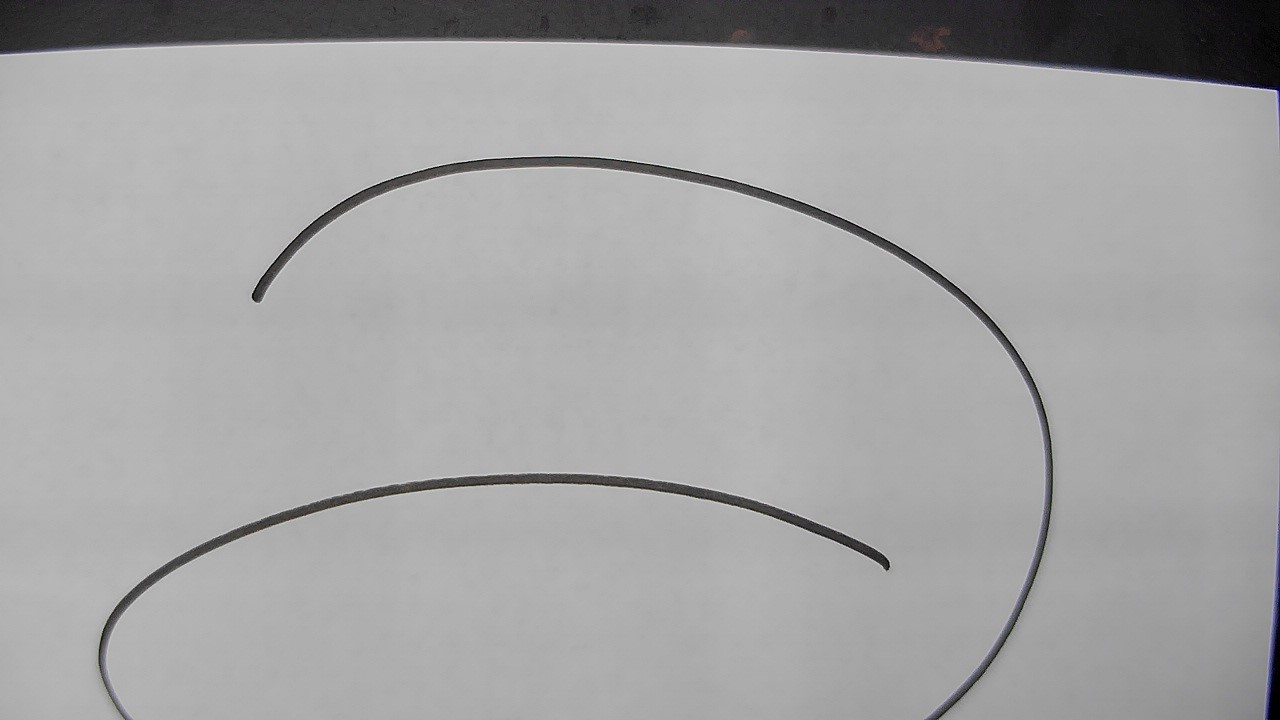
#> input picture images/test_photo1.jpg, 1280 x 720 px
$ python find_kuka_points.py
#> lines starting #> are read from the running program, lines starting #| are printed output that depends on the picture; after the words box and inside, x2 and y2 are one past the last pixel; in counts of white or black regions, pixels touching at a corner belong together
### src/find_edges.py
import cv2 as cv
import numpy as np


def canny_edge_detection(img, ksize=(3, 3), threshold1=30, threshold2=60):
    gray_wo_blur = cv.cvtColor(img, cv.COLOR_BGR2GRAY)
    gauss_blur = cv.GaussianBlur(gray_wo_blur, ksize, sigmaX=1, sigmaY=1)
    canny = cv.Canny(gauss_blur, threshold1, threshold2, apertureSize=3, L2gradient=True)
    return canny


# [7 lines left out: function laplacian_edge_detection, not called in this run]


def main():
    pass


# [2 lines that do not run on import are left out]

### src/find_kuka_points.py
import cv2 as cv
import numpy as np
import os
import math
from find_edges import canny_edge_detection
from find_contours import find_coord


def save_image(file_name, image, dir_name):
    os.chdir(dir_name)
    cv.imwrite(file_name, image)


def undistort_image(img):
    DIM = (1280, 720)
    K = np.array(
        [[1400.5312752987763, 0.0, 628.4219705806136], [0.0, 1408.6956871650618, 414.91973942826155], [0.0, 0.0, 1.0]])
    D = np.array([[-0.147852348788544], [0.7021442092673658], [-3.4442108779354763], [0.608256797813276]])
    h, w = img.shape[:2]
    map1, map2 = cv.fisheye.initUndistortRectifyMap(K, D, np.eye(3), K, DIM, cv.CV_16SC2)
    undistorted_img = cv.remap(img, map1, map2, interpolation=cv.INTER_LINEAR, borderMode=cv.BORDER_CONSTANT)
    return undistorted_img


def grab_frame_from_camera(video_capture):
    i = 0
    if video_capture.isOpened():
        while i < 10:
            ret, img = video_capture.read()
            if ret:
                return img
            else:
                i += 1
                continue
        else:
            return "cannot get a frame"
    else:
        return "cannot open camera"


def rescale_frame(img, scale=0.5):
    # Work for images, video and live video
    width = int(img.shape[1] * scale)
    height = int(img.shape[0] * scale)

    dimensions = (width, height)

    return cv.resize(img, dimensions, interpolation=cv.INTER_AREA)


def kuka_coord(points):
    kuka_points = []
    for point in points:
        x = 232.72 + (810 - int(point[1])) * 0.543
        y = 199.49 + (560 - int(point[0])) * 0.543
        kuka_points.append([round(x, 2), round(y, 2)])
    return kuka_points


def main():
    # [4 lines of commented-out code are left out]
    img = cv.imread('../images/test_photo1.jpg')
#> img is the input picture: shape (720, 1280, 3); mean B, G, R 163.6, 163.3, 163.4
    undis = undistort_image(img)
#> in undistort_image, `undistorted_img = cv.remap(img, map1, map2, interpolation=cv.INTER_LIN..`:
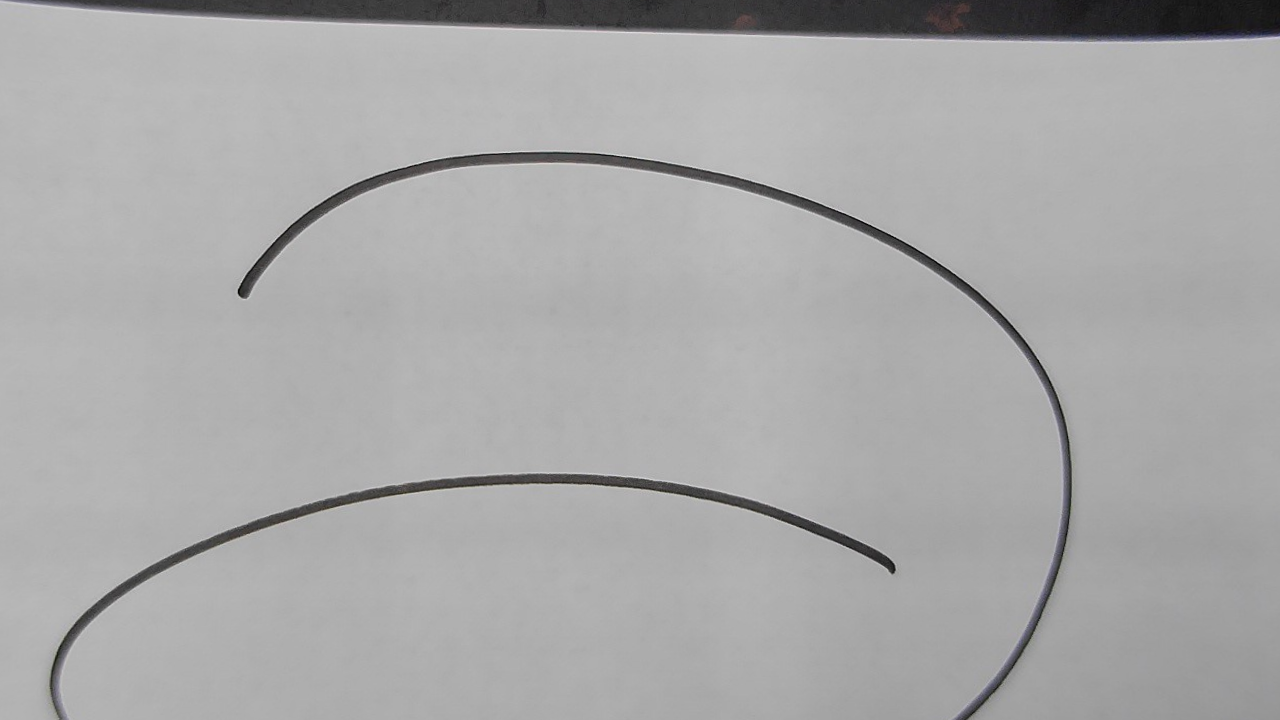
#> undistorted_img: shape (720, 1280, 3); mean B, G, R 168.7, 168.6, 168.7

    if undis.shape[1] % 2 != 0:  # find x coord of the center of the image
        center_pixel_x = [(undis.shape[1] // 2) + 1]
    else:
        center_pixel_x = [undis.shape[1] // 2, (undis.shape[1] // 2) + 1]
#> center_pixel_x = [640, 641]

    if undis.shape[0] % 2 != 0:  # find x coord of the center of the image
        center_pixel_y = [(undis.shape[0] // 2) + 1]
    else:
        center_pixel_y = [undis.shape[0] // 2, (undis.shape[0] // 2) + 1]
#> center_pixel_y = [360, 361]
    if len(center_pixel_x) > 1 and len(center_pixel_y) > 1:  # Четная длина и ширина
        cv.circle(undis, (center_pixel_x[0], center_pixel_y[0]), 1, (0, 0, 255), thickness=1)
#> undis: shape (720, 1280, 3); under 0.01% of pixels changed, all inside (x1, y1, x2, y2) = (639, 359, 642, 362)
        cv.circle(undis, (center_pixel_x[1], center_pixel_y[0]), 1, (0, 0, 255), thickness=1)
#> undis: shape (720, 1280, 3); mean B, G, R 168.7, 168.6, 168.7
        cv.circle(undis, (center_pixel_x[0], center_pixel_y[1]), 1, (0, 0, 255), thickness=1)
#> undis: shape (720, 1280, 3); mean B, G, R 168.7, 168.6, 168.7
        cv.circle(undis, (center_pixel_x[1], center_pixel_y[1]), 1, (0, 0, 255), thickness=1)
#> undis: shape (720, 1280, 3); mean B, G, R 168.7, 168.6, 168.7
    # [5 lines of commented-out code are left out]

    canny = canny_edge_detection(undis, ksize=(5, 5), threshold1=30, threshold2=60)
#> in canny_edge_detection, `canny = cv.Canny(gauss_blur, threshold1, threshold2, apertureSize=3, L..`:
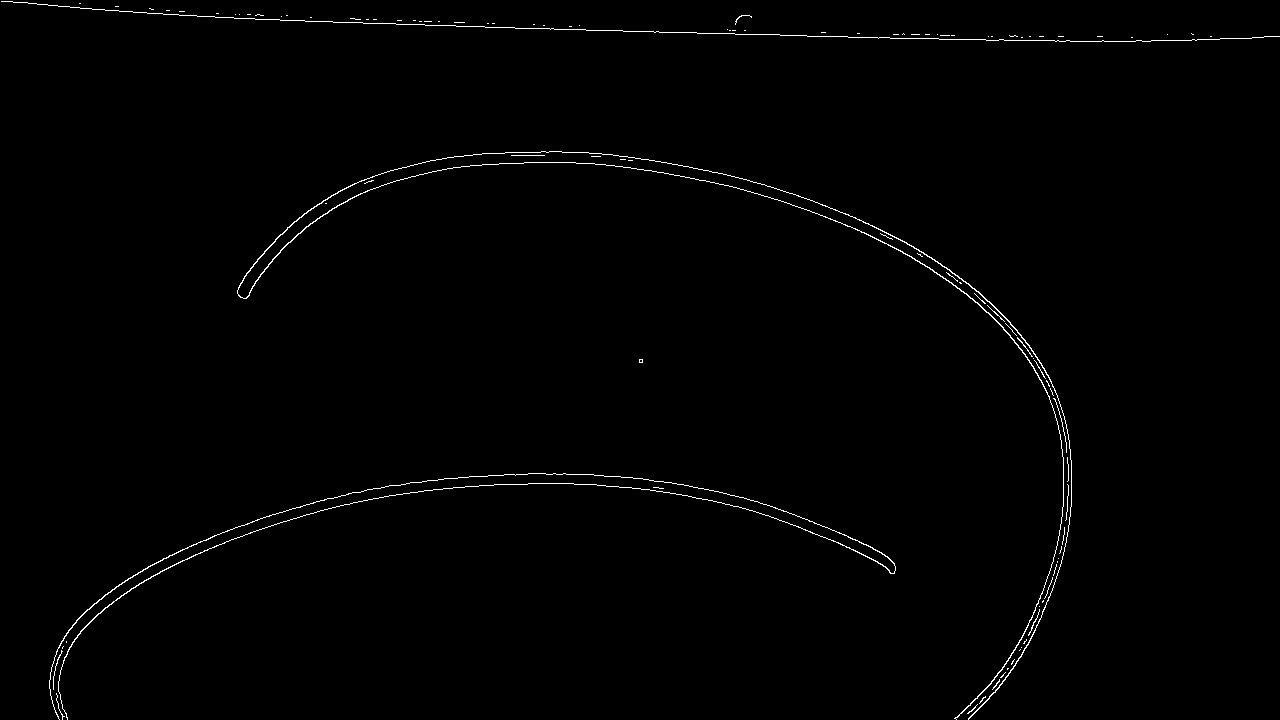
#> canny: shape (720, 1280); 0.79% white in thin lines or dots
    contours, hierarchy = cv.findContours(canny, cv.RETR_EXTERNAL, cv.CHAIN_APPROX_NONE)
#> contours = 102 contours, 100 with area under 20; largest, box (x1, y1, x2, y2) and area: (237, 151, 1072, 720) 643, (49, 473, 896, 720) 280
    print(len(contours))
#| 102
    most_bigger_contour = 0
    for i in range(0, len(contours)):
        if len(contours[i]) > most_bigger_contour:
            most_bigger_contour = i
        else:
            continue
#> this loop made 102 passes
#> after the loop, most_bigger_contour = 101
    print(len(contours[46]))
#| 4724
    points = []
    for point in contours[most_bigger_contour]:
        points.append([point[0][0], point[0][1]])
#> this loop made 2556 passes
#> point on passes 1 to 3: [[1, 1]], [[2, 1]], [[3, 1]]
#> after the loop, points = 2556 pairs, first value 1 to 1279, second value 1 to 41

    points_copy = points.copy()
#> points_copy has the same summary as points
    first_edge_center_pixel_coords = []
    second_edge_center_pixel_coords = []

    for i in range(0, len(points)):  # Начинаем цикл
        r0 = 15
        J = -1
        for j in range(i + 1, len(points)):  # Бежим по остальным точкам и ищем соседа
            r = math.sqrt((points[j][0] - points[i][0]) ** 2 + (points[j][1] - points[i][1]) ** 2)  # считаем разницу
            if (r < 10) and (abs(i - j) >= 15) and (abs(i - j) <= len(points) - 15) and r < r0:
                J = j
                r0 = r

                xc = int((points[j][0] + points[i][0]) / 2)
                yc = int((points[j][1] + points[i][1]) / 2)
                first_edge_center_pixel_coords.append([xc, yc])

                cv.circle(undis, (xc, yc), 1, (255, 0, 255), thickness=1)
        print(f'i = {i}, j = {J}, r = {r0}')  # строчка для отладки
        if J < 0:
            print('edge')
            break
        else:
            continue
#> this loop made 1 pass
#| i = 0, j = -1, r = 15
#| edge
#> after the loop, first_edge_center_pixel_coords = []

    for i in range(len(points) - 1, 0, -1):  # Начинаем цикл
        r0 = 15
        J = -1
        for j in range(i, 0, -1):  # Бежим по остальным точкам и ищем соседа
            r = math.sqrt((points[j][0] - points[i][0]) ** 2 + (points[j][1] - points[i][1]) ** 2)  # считаем разницу
            if (r < 11) and (abs(i - j) >= 15) and (abs(i - j) <= len(points) - 15) and r < r0:
                J = j
                r0 = r

                xc = int((points[j][0] + points[i][0]) / 2)
                yc = int((points[j][1] + points[i][1]) / 2)
                second_edge_center_pixel_coords.append([xc, yc])

                cv.circle(undis, (xc, yc), 1, (0, 255, 255), thickness=1)
        print(f'i = {i}, j = {J}, r = {r0}')  # строчка для отладки
        if J < 0:
            print('edge')
            break
        else:
            continue
#> this loop made 1 pass
#> i on pass 1: 2555
#| i = 2555, j = -1, r = 15
#| edge
#> after the loop, second_edge_center_pixel_coords = []

    center_pixel_coords = first_edge_center_pixel_coords[::-1] + second_edge_center_pixel_coords
#> center_pixel_coords = []

    # print(len(center_pixel_coords))
    # return kuka_coord(center_pixel_coords)
    cv.imshow('Image', undis)
    cv.waitKey(0)


if __name__ == '__main__':
    main()

$ run again, with images/25sm.jpg copied over images/test_photo1.jpg
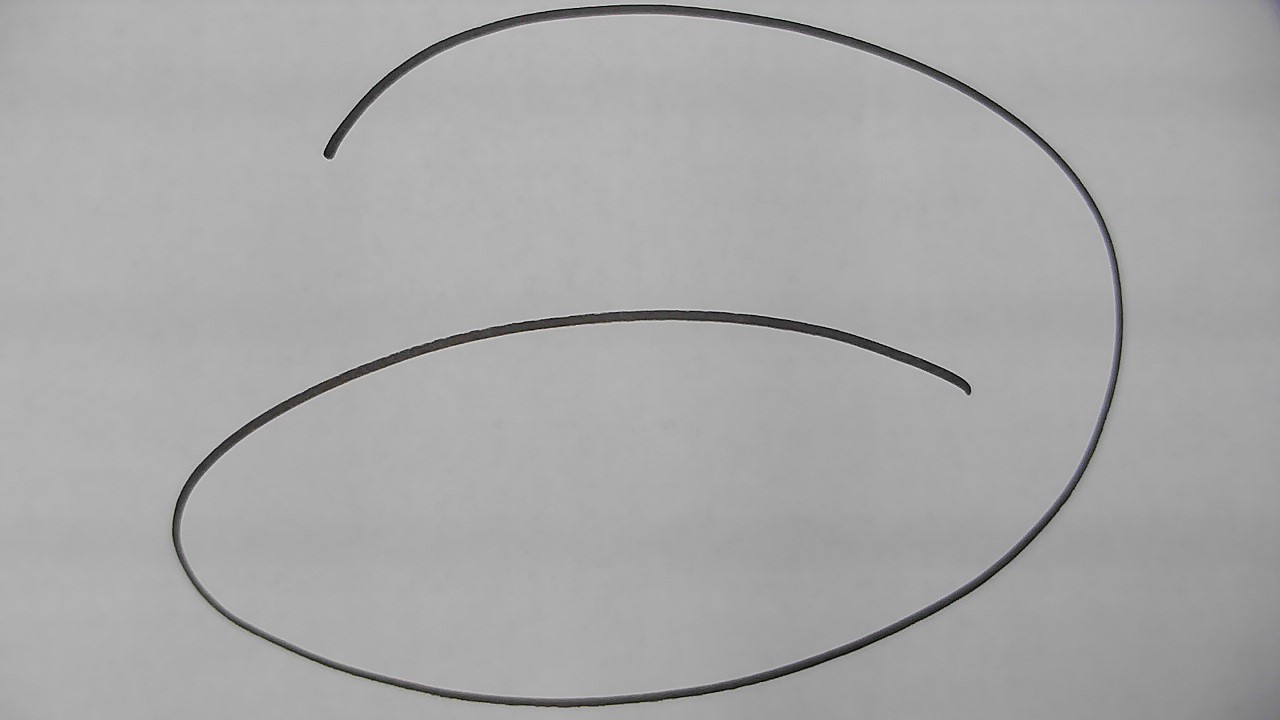
#> input picture images/25sm.jpg, 1280 x 720 px
#> in main, img is the input picture: shape (720, 1280, 3); mean B, G, R 167.5, 167.5, 167.5
#> in canny_edge_detection, `canny = cv.Canny(gauss_blur, threshold1, threshold2, apertureSize=3, L..`:
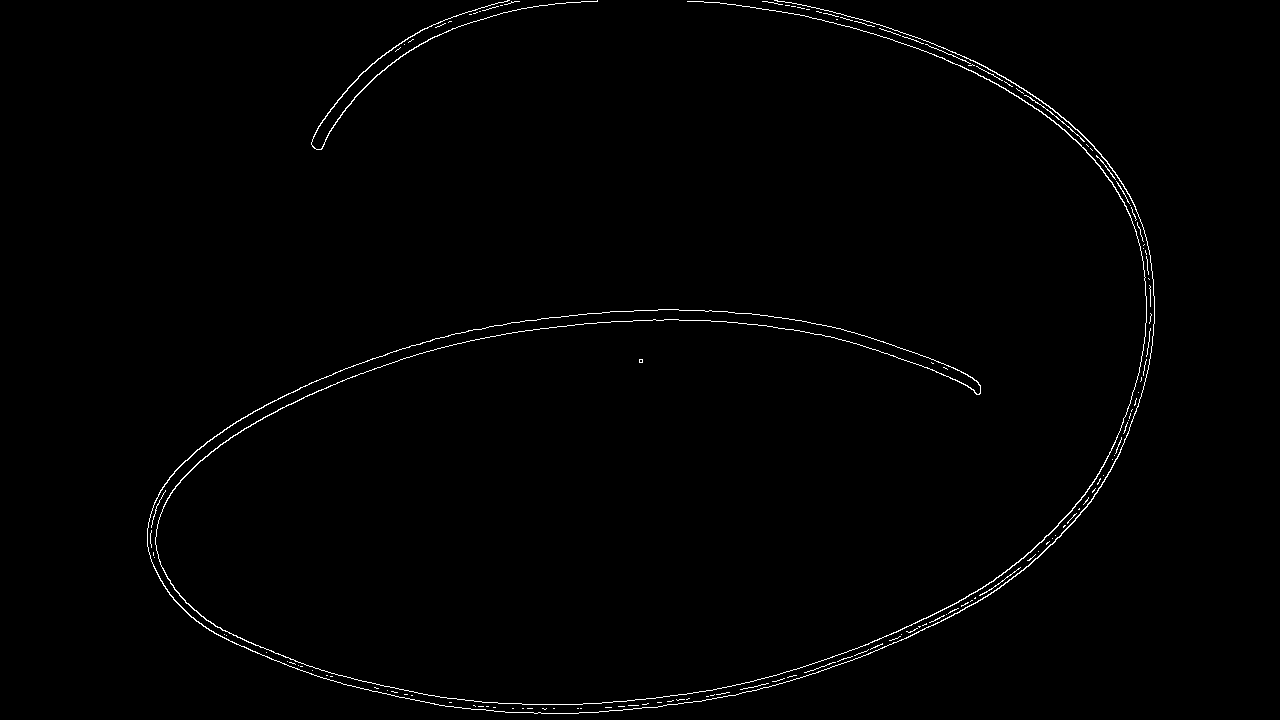
#> canny: shape (720, 1280); 0.89% white in thin lines or dots, all inside (x1, y1, x2, y2) = (147, 0, 1155, 714)
#> contours = 133 contours, 130 with area under 20; largest, box (x1, y1, x2, y2) and area: (147, 0, 1155, 714) 1048, (311, 0, 598, 150) 202, (1024, 95, 1085, 142) 22
#| 133
#> the loop in main, `for i in range(0, len(contours)):` made 133 passes
#> after the loop in main, `for i in range(0, len(contours)):`: most_bigger_contour = 132
#| 1
#> the loop in main, `for point in contours[most_bigger_contour]:` made 1047 passes
#> point on passes 1 to 3: [[507, 0]], [[506, 1]], [[505, 1]]
#> after the loop in main, `for point in contours[most_bigger_contour]:`: points = 1047 pairs, first value 311 to 597, second value 0 to 149
#> points_copy has the same summary as points
#> the loop in main, `for i in range(0, len(points)):` made 1 pass
#> (printed output is left out)
#> after the loop in main, `for i in range(0, len(points)):`: first_edge_center_pixel_coords = []
#> the loop in main, `for i in range(len(points) - 1, 0, -1):` made 523 passes
#> i on passes 1 to 3: 1046, 1045, 1044
#> (printed output is left out)
#> after the loop in main, `for i in range(len(points) - 1, 0, -1):`:
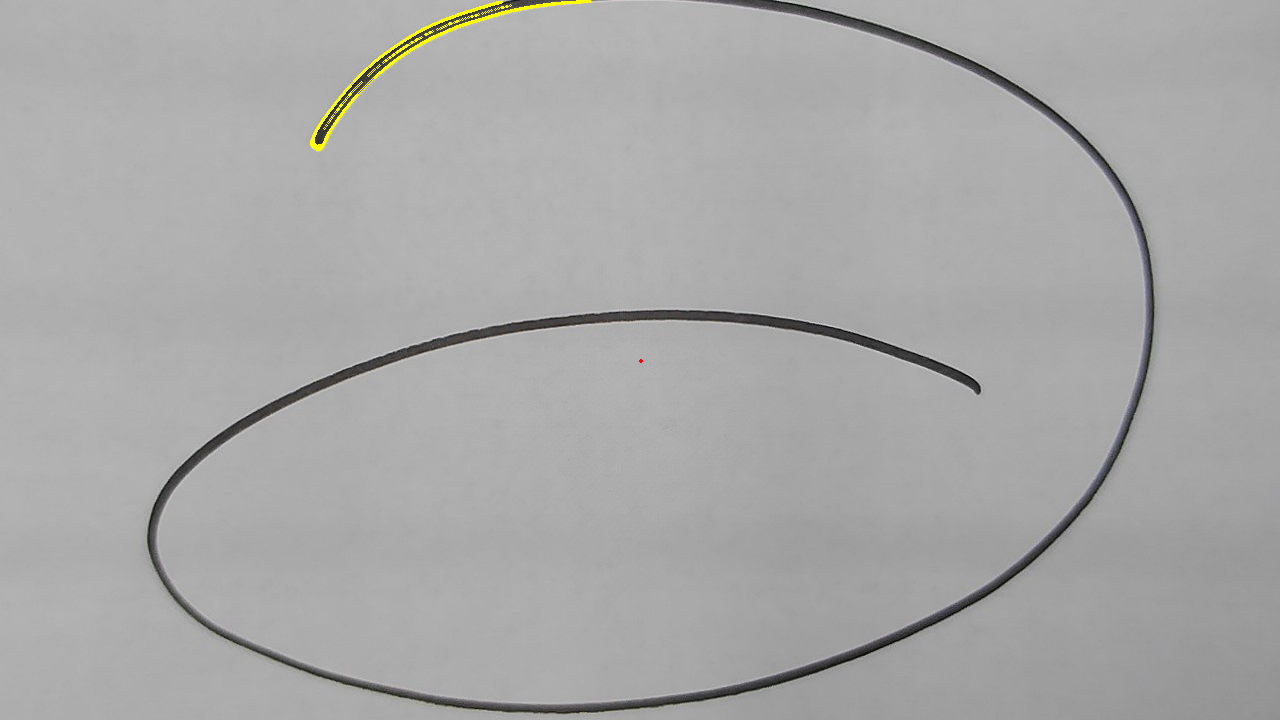
#> undis: shape (720, 1280, 3); mean B, G, R 167.5, 168.1, 168.1
#> after the loop in main, `for i in range(len(points) - 1, 0, -1):`: second_edge_center_pixel_coords = 5206 pairs, first value 311 to 590, second value 1 to 149; xc = 590; yc = 1
#> center_pixel_coords has the same summary as second_edge_center_pixel_coords
